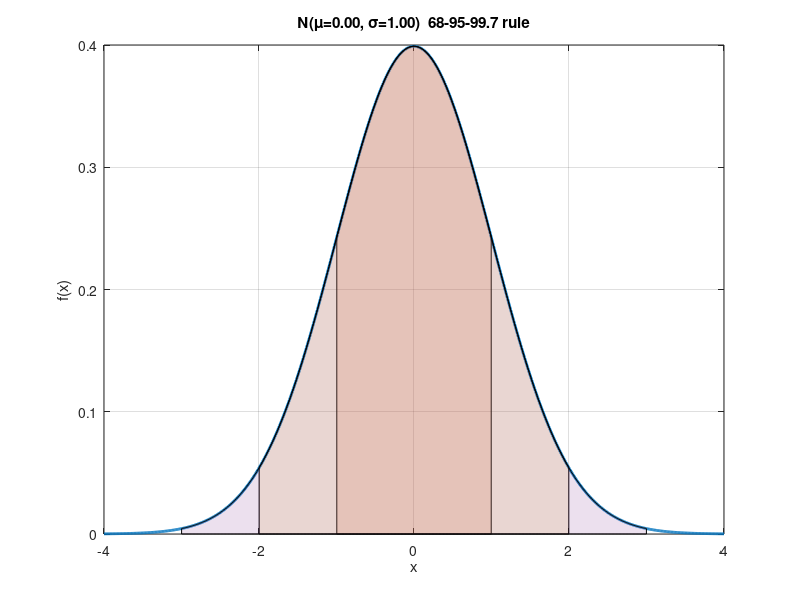

Write MATLAB code to recreate this figure.
function gaussian_bell(mu, sigma)
% GAUSSIAN_BELL Plot normal distribution and shade 68-95-99.7
% Example: gaussian_bell(0,1)
  if nargin<1, mu=0; sigma=1; end
  x = linspace(mu-4*sigma, mu+4*sigma, 800);
  y = 1/(sigma*sqrt(2*pi))*exp(-(x-mu).^2/(2*sigma^2));
  figure; plot(x,y,'LineWidth',2); grid on; hold on;
  for k=1:3
    idx = abs(x-mu)<=k*sigma;
    area(x(idx), y(idx), 'FaceAlpha',0.15); 
  end
  title(sprintf('N(\\mu=%.2f, \\sigma=%.2f)  68-95-99.7 rule', mu, sigma));
  xlabel('x'); ylabel('f(x)');
  fprintf('P(|X-mu|<=sigma)=%.4f, <=2sigma=%.4f, <=3sigma=%.4f\n', erf(1/sqrt(2)), erf(2/sqrt(2)), erf(3/sqrt(2)));
end
